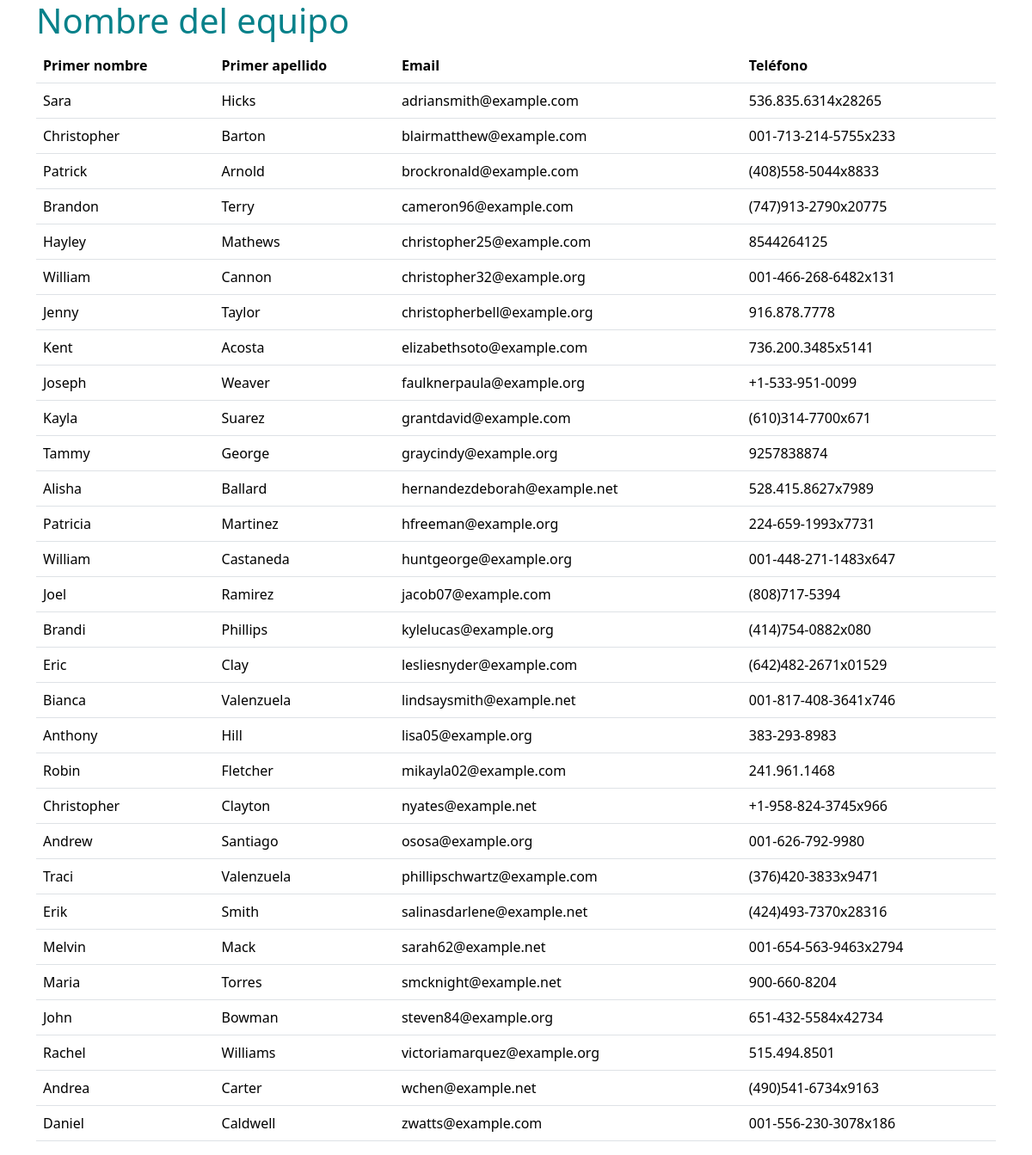
The page / on the database its author committed.
### mi_primera_app/models.py (models this page shows, shortened)
class nombre_del_equipo(models.Model):
    first_name = models.CharField(max_length=20)
    last_name = models.CharField(max_length=20)
    email = models.EmailField(unique=True)
    phone_number = models.CharField(max_length=15)

### mi_primera_app/views.py (the view)
# urls.py: path('', views.index),
def index(request):
    access_list = AccessRecord.objects.order_by('date')
    equipos = nombre_del_equipo.objects.order_by('email')
    my_context = {'username': 'Hola desde views.py',
                  'access_records': access_list,
                   'nombre_del_equipo': equipos}
    return render(request, 'mi_primera_app/index.html', context=my_context)

### templates/mi_primera_app/index.html (shortened to what this page needs)
<!DOCTYPE html>
{% load static %}
<html lang="en">
<head>
    <link href="https://cdn.jsdelivr.net/npm/bootstrap@5.3.3/dist/css/bootstrap.min.css" rel="stylesheet">
    <link rel="stylesheet" href="{% static 'css/miestilo.css' %}" />
</head>
<body>
    <div class="container">
        <h1>Nombre del equipo</h1>
        {% if nombre_del_equipo %}
            <table class="table">
                <thead>
                    <th>Primer nombre</th>
                    <th>Primer apellido</th>
                    <th>Email</th>
                    <th>Teléfono</th>
                </thead>
                <tbody>
                    {% for integrante in nombre_del_equipo %}
                        <tr>
                            <td>{{integrante.first_name}}</td>
                            <td>{{integrante.last_name}}</td>
                            <td>{{integrante.email}}</td>
                            <td>{{integrante.phone_number}}</td>
                        </tr>
                    {% endfor %}
                </tbody>
            </table>
        {% else %}
            <p>No hay ningun registro</p>
        {% endif %}
    </div>
</body>
</html>

### static/css/miestilo.css (style rules this page uses)
h1 { color: rgb(7, 129, 138); }

### rows shown on the page
nombre_del_equipo: first_name "Sara", last_name "Hicks", email "adriansmith@example.com", phone_number "536.835.6314x28265"
nombre_del_equipo: first_name "Christopher", last_name "Barton", email "blairmatthew@example.com", phone_number "001-713-214-5755x233"
nombre_del_equipo: first_name "Patrick", last_name "Arnold", email "brockronald@example.com", phone_number "(408)558-5044x8833"
nombre_del_equipo: first_name "Brandon", last_name "Terry", email "cameron96@example.com", phone_number "(747)913-2790x20775"
nombre_del_equipo: first_name "Hayley", last_name "Mathews", email "christopher25@example.com", phone_number "8544264125"
nombre_del_equipo: first_name "William", last_name "Cannon", email "christopher32@example.org", phone_number "001-466-268-6482x131"
nombre_del_equipo: first_name "Jenny", last_name "Taylor", email "christopherbell@example.org", phone_number "916.878.7778"
nombre_del_equipo: first_name "Kent", last_name "Acosta", email "elizabethsoto@example.com", phone_number "736.200.3485x5141"
nombre_del_equipo: first_name "Joseph", last_name "Weaver", email "faulknerpaula@example.org", phone_number "+1-533-951-0099"
nombre_del_equipo: first_name "Kayla", last_name "Suarez", email "grantdavid@example.com", phone_number "(610)314-7700x671"
nombre_del_equipo: first_name "Tammy", last_name "George", email "graycindy@example.org", phone_number "9257838874"
nombre_del_equipo: first_name "Alisha", last_name "Ballard", email "hernandezdeborah@example.net", phone_number "528.415.8627x7989"
nombre_del_equipo: first_name "Patricia", last_name "Martinez", email "hfreeman@example.org", phone_number "224-659-1993x7731"
nombre_del_equipo: first_name "William", last_name "Castaneda", email "huntgeorge@example.org", phone_number "001-448-271-1483x647"
nombre_del_equipo: first_name "Joel", last_name "Ramirez", email "jacob07@example.com", phone_number "(808)717-5394"
nombre_del_equipo: first_name "Brandi", last_name "Phillips", email "kylelucas@example.org", phone_number "(414)754-0882x080"
nombre_del_equipo: first_name "Eric", last_name "Clay", email "lesliesnyder@example.com", phone_number "(642)482-2671x01529"
nombre_del_equipo: first_name "Bianca", last_name "Valenzuela", email "lindsaysmith@example.net", phone_number "001-817-408-3641x746"
nombre_del_equipo: first_name "Anthony", last_name "Hill", email "lisa05@example.org", phone_number "383-293-8983"
nombre_del_equipo: first_name "Robin", last_name "Fletcher", email "mikayla02@example.com", phone_number "241.961.1468"
nombre_del_equipo: first_name "Christopher", last_name "Clayton", email "nyates@example.net", phone_number "+1-958-824-3745x966"
nombre_del_equipo: first_name "Andrew", last_name "Santiago", email "ososa@example.org", phone_number "001-626-792-9980"
nombre_del_equipo: first_name "Traci", last_name "Valenzuela", email "phillipschwartz@example.com", phone_number "(376)420-3833x9471"
nombre_del_equipo: first_name "Erik", last_name "Smith", email "salinasdarlene@example.net", phone_number "(424)493-7370x28316"
nombre_del_equipo: first_name "Melvin", last_name "Mack", email "sarah62@example.net", phone_number "001-654-563-9463x2794"
nombre_del_equipo: first_name "Maria", last_name "Torres", email "smcknight@example.net", phone_number "900-660-8204"
nombre_del_equipo: first_name "John", last_name "Bowman", email "steven84@example.org", phone_number "651-432-5584x42734"
nombre_del_equipo: first_name "Rachel", last_name "Williams", email "victoriamarquez@example.org", phone_number "515.494.8501"
nombre_del_equipo: first_name "Andrea", last_name "Carter", email "wchen@example.net", phone_number "(490)541-6734x9163"
nombre_del_equipo: first_name "Daniel", last_name "Caldwell", email "zwatts@example.com", phone_number "001-556-230-3078x186"
